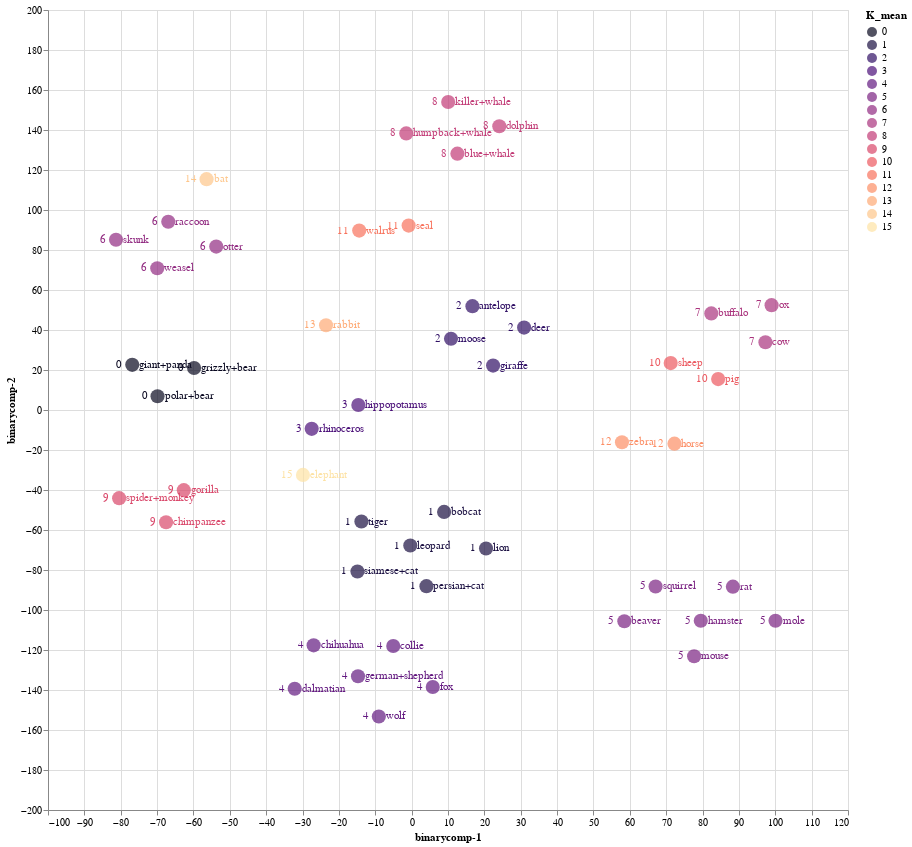

Here is the notebook cell this chart was saved with:
### Code cell
source = tsne_binary_df1

points = alt.Chart(source).mark_circle(size=200).encode(
    x='binarycomp-1:Q',
    y='binarycomp-2:Q',
    color=alt.Color('K_mean:N', scale=alt.Scale(scheme='Magma'))
    ).properties(
    width=800,
    height=800
)

text1 = points.mark_text(
    align='left',
    baseline='middle',
    dx=7
).encode(
    text='classes:N'
)

text2 = points.mark_text(
    align='right',
    baseline='middle',
    dx=-10
).encode(
    text='K_mean:N'
)

points.interactive() + text1 + text2

### Figure 1 — Vega-Lite specification as saved in the notebook (floating-point values rounded to 4 significant figures)
{"config": {"view": {"continuousWidth": 400, "continuousHeight": 300}}, "layer": [{"mark": {"type": "circle", "size": 200}, "encoding": {"color": {"field": "K_mean", "scale": {"scheme": "Magma"}, "type": "nominal"}, "x": {"field": "binarycomp-1", "type": "quantitative"}, "y": {"field": "binarycomp-2", "type": "quantitative"}}, "height": 800, "selection": {"selector011": {"type": "interval", "bind": "scales", "encodings": ["x", "y"]}}, "width": 800}, {"mark": {"type": "text", "align": "left", "baseline": "middle", "dx": 7}, "encoding": {"color": {"field": "K_mean", "scale": {"scheme": "Magma"}, "type": "nominal"}, "text": {"field": "classes", "type": "nominal"}, "x": {"field": "binarycomp-1", "type": "quantitative"}, "y": {"field": "binarycomp-2", "type": "quantitative"}}, "height": 800, "width": 800}, {"mark": {"type": "text", "align": "right", "baseline": "middle", "dx": -10}, "encoding": {"color": {"field": "K_mean", "scale": {"scheme": "Magma"}, "type": "nominal"}, "text": {"field": "K_mean", "type": "nominal"}, "x": {"field": "binarycomp-1", "type": "quantitative"}, "y": {"field": "binarycomp-2", "type": "quantitative"}}, "height": 800, "width": 800}], "data": {"name": "data-219f6fc43156c14592dd4942003cc149"}, "$schema": "https://vega.github.io/schema/vega-lite/v4.17.0.json", "datasets": {"data-219f6fc43156c14592dd4942003cc149": [{"binarycomp-1": 16.72, "binarycomp-2": 51.91, "classes": "antelope", "order": "ARTIODACTYLA", "family": "BOVIDAE", "K_mean": 2}, {"binarycomp-1": -59.83, "binarycomp-2": 21.02, "classes": "grizzly+bear", "order": "CARNIVORA", "family": "URSIDAE", "K_mean": 0}, {"binarycomp-1": 10.05, "binarycomp-2": 154.0, "classes": "killer+whale", "order": "ARTIODACTYLA", "family": "DELPHINIDAE", "K_mean": 8}, {"binarycomp-1": 58.49, "binarycomp-2": -105.6, "classes": "beaver", "order": "RODENTIA", "family": "APLODONTIIDAE", "K_mean": 5}, {"binarycomp-1": -32.15, "binarycomp-2": -139.4, "classes": "dalmatian", "order": "CARNIVORA", "family": "CANIDAE", "K_mean": 4}, {"binarycomp-1": 4.074, "binarycomp-2": -88.09, "classes": "persian+cat", "order": "CARNIVORA", "family": "FELIDAE", "K_mean": 1}, {"binarycomp-1": 72.27, "binarycomp-2": -16.84, "classes": "horse", "order": "PERISSODACTYLA", "family": "EQUIDAE", "K_mean": 12}, {"binarycomp-1": -14.75, "binarycomp-2": -133.1, "classes": "german+shepherd", "order": "CARNIVORA", "family": "CANIDAE", "K_mean": 4}, {"binarycomp-1": 12.58, "binarycomp-2": 128.2, "classes": "blue+whale", "order": "ARTIODACTYLA", "family": "BALAENOPTERIDAE", "K_mean": 8}, {"binarycomp-1": -14.9, "binarycomp-2": -80.74, "classes": "siamese+cat", "order": "CARNIVORA", "family": "FELIDAE", "K_mean": 1}, {"binarycomp-1": -81.3, "binarycomp-2": 85.13, "classes": "skunk", "order": "CARNIVORA", "family": "MEPHITIDAE", "K_mean": 6}, {"binarycomp-1": 100.1, "binarycomp-2": -105.4, "classes": "mole", "order": "EULIPOTYPHLA", "family": "TALPIDAE", "K_mean": 5}, {"binarycomp-1": -13.81, "binarycomp-2": -55.75, "classes": "tiger", "order": "CARNIVORA", "family": "FELIDAE", "K_mean": 1}, {"binarycomp-1": -14.66, "binarycomp-2": 2.515, "classes": "hippopotamus", "order": "ARTIODACTYLA", "family": "HIPPOPOTAMIDAE", "K_mean": 3}, {"binarycomp-1": -0.3699, "binarycomp-2": -67.76, "classes": "leopard", "order": "CARNIVORA", "family": "FELIDAE", "K_mean": 1}, {"binarycomp-1": 10.83, "binarycomp-2": 35.6, "classes": "moose", "order": "ARTIODACTYLA", "family": "CERVIDAE", "K_mean": 2}, {"binarycomp-1": -80.43, "binarycomp-2": -44.08, "classes": "spider+monkey", "order": "PRIMATES", "family": "ATELIDAE", "K_mean": 9}, {"binarycomp-1": -1.479, "binarycomp-2": 138.3, "classes": "humpback+whale", "order": "ARTIODACTYLA", "family": "BALAENOPTERIDAE", "K_mean": 8}, {"binarycomp-1": -29.88, "binarycomp-2": -32.46, "classes": "elephant", "order": "PROBOSCIDEA", "family": "ELEPHANTIDAE", "K_mean": 15}, {"binarycomp-1": -62.66, "binarycomp-2": -40.06, "classes": "gorilla", "order": "PRIMATES", "family": "HOMINIDAE", "K_mean": 9}, {"binarycomp-1": 98.99, "binarycomp-2": 52.41, "classes": "ox", "order": "ARTIODACTYLA", "family": "BOVIDAE", "K_mean": 7}, {"binarycomp-1": 5.809, "binarycomp-2": -138.5, "classes": "fox", "order": "CARNIVORA", "family": "CANIDAE", "K_mean": 4}, {"binarycomp-1": 71.24, "binarycomp-2": 23.44, "classes": "sheep", "order": "ARTIODACTYLA", "family": "BOVIDAE", "K_mean": 10}, {"binarycomp-1": -0.8267, "binarycomp-2": 92.22, "classes": "seal", "order": "CARNIVORA", "family": "PHOCIDAE", "K_mean": 11}, {"binarycomp-1": -67.53, "binarycomp-2": -56.15, "classes": "chimpanzee", "order": "PRIMATES", "family": "HOMINIDAE", "K_mean": 9}, {"binarycomp-1": 79.51, "binarycomp-2": -105.4, "classes": "hamster", "order": "RODENTIA", "family": "CRICETIDAE", "K_mean": 5}, {"binarycomp-1": 67.09, "binarycomp-2": -88.24, "classes": "squirrel", "order": "RODENTIA", "family": "SCIURIDAE", "K_mean": 5}, {"binarycomp-1": -27.48, "binarycomp-2": -9.434, "classes": "rhinoceros", "order": "PERISSODACTYLA", "family": "RHINOCEROTIDAE", "K_mean": 3}, {"binarycomp-1": -23.54, "binarycomp-2": 42.38, "classes": "rabbit", "order": "LAGOMORPHA", "family": "LEPORIDAE", "K_mean": 13}, {"binarycomp-1": -56.39, "binarycomp-2": 115.4, "classes": "bat", "order": "CHIROPTERA", "family": "PHYLLOSTOMIDAE", "K_mean": 14}, {"binarycomp-1": 22.4, "binarycomp-2": 22.19, "classes": "giraffe", "order": "ARTIODACTYLA", "family": "GIRAFFIDAE", "K_mean": 2}, {"binarycomp-1": -9.023, "binarycomp-2": -153.2, "classes": "wolf", "order": "CARNIVORA", "family": "CANIDAE", "K_mean": 4}, {"binarycomp-1": -26.95, "binarycomp-2": -117.7, "classes": "chihuahua", "order": "CARNIVORA", "family": "CANIDAE", "K_mean": 4}, {"binarycomp-1": 88.35, "binarycomp-2": -88.34, "classes": "rat", "order": "RODENTIA", "family": "CRICETIDAE", "K_mean": 5}, {"binarycomp-1": -69.96, "binarycomp-2": 70.85, "classes": "weasel", "order": "CARNIVORA", "family": "MUSTELIDAE", "K_mean": 6}, {"binarycomp-1": -53.73, "binarycomp-2": 81.72, "classes": "otter", "order": "CARNIVORA", "family": "MUSTELIDAE", "K_mean": 6}, {"binarycomp-1": 82.4, "binarycomp-2": 48.31, "classes": "buffalo", "order": "ARTIODACTYLA", "family": "BOVIDAE", "K_mean": 7}, {"binarycomp-1": 57.84, "binarycomp-2": -16.12, "classes": "zebra", "order": "PERISSODACTYLA", "family": "EQUIDAE", "K_mean": 12}, {"binarycomp-1": -76.83, "binarycomp-2": 22.57, "classes": "giant+panda", "order": "CARNIVORA", "family": "URSIDAE", "K_mean": 0}, {"binarycomp-1": 30.93, "binarycomp-2": 41.21, "classes": "deer", "order": "ARTIODACTYLA", "family": "CERVIDAE", "K_mean": 2}, {"binarycomp-1": 8.928, "binarycomp-2": -50.96, "classes": "bobcat", "order": "CARNIVORA", "family": "FELIDAE", "K_mean": 1}, {"binarycomp-1": 84.29, "binarycomp-2": 15.45, "classes": "pig", "order": "ARTIODACTYLA", "family": "SUIDAE", "K_mean": 10}, {"binarycomp-1": 20.45, "binarycomp-2": -69.25, "classes": "lion", "order": "CARNIVORA", "family": "FELIDAE", "K_mean": 1}, {"binarycomp-1": 77.68, "binarycomp-2": -123.1, "classes": "mouse", "order": "RODENTIA", "family": "CRICETIDAE", "K_mean": 5}, {"binarycomp-1": -69.88, "binarycomp-2": 6.854, "classes": "polar+bear", "order": "CARNIVORA", "family": "URSIDAE", "K_mean": 0}, {"binarycomp-1": -5.055, "binarycomp-2": -118.0, "classes": "collie", "order": "CARNIVORA", "family": "CANIDAE", "K_mean": 4}, {"binarycomp-1": -14.42, "binarycomp-2": 89.7, "classes": "walrus", "order": "CARNIVORA", "family": "ODOBENIDAE", "K_mean": 11}, {"binarycomp-1": -66.93, "binarycomp-2": 94.13, "classes": "raccoon", "order": "CARNIVORA", "family": "PROCYONIDAE", "K_mean": 6}, {"binarycomp-1": 97.3, "binarycomp-2": 33.88, "classes": "cow", "order": "ARTIODACTYLA", "family": "BOVIDAE", "K_mean": 7}, {"binarycomp-1": 24.11, "binarycomp-2": 141.9, "classes": "dolphin", "order": "ARTIODACTYLA", "family": "DELPHINIDAE", "K_mean": 8}]}}
